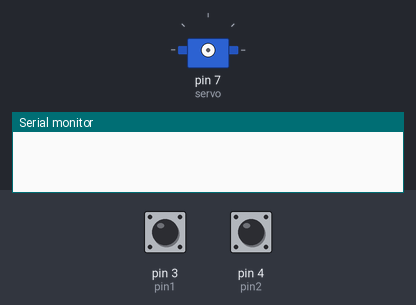
Simulated run of this sketch. Board: Arduino Uno, built with avr-gcc and run on an emulated ATmega328P. On the bench: servo, the last lines printed to the serial monitor. Wiring (inferred from the names in the program): servo: signal pin 7. The inputs (shaded band) are chosen by the test bench; at power-on: pin 4 (pin2) HIGH, pin 3 (pin1) HIGH. Servo pulses on a pin are drawn as a servo (544–2400 µs = 0–180°).

Above: at 1.2 s.
1.3 s: pin 4 (pin2) driven LOW
At 3.4 s:
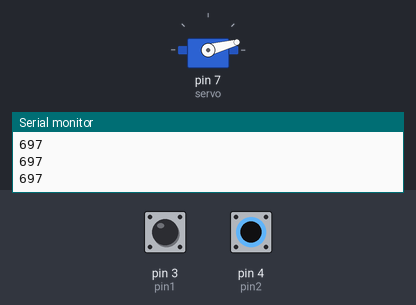
3.7 s: pin 3 (pin1) driven LOW
At 4.3 s:
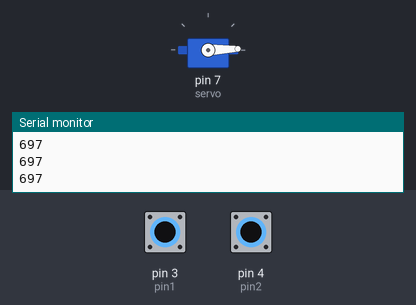
5.2 s: pin 3 (pin1) pulsed HIGH 2 times (0.12 s each, 0.3 s apart)
At 7.2 s:
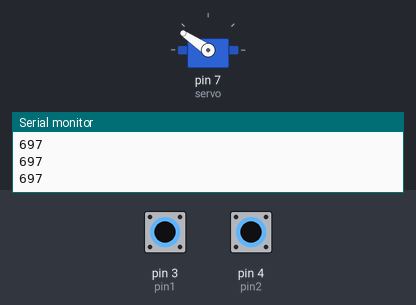
7.7 s: pin 4 (pin2) pulsed HIGH 2 times (0.12 s each, 0.3 s apart)
At 8.2 s:
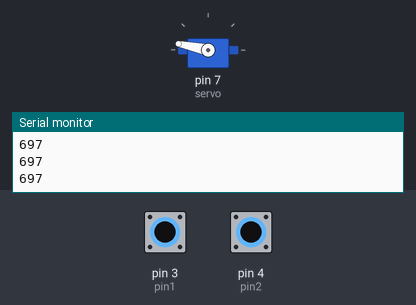
Timing chart, 0 to 10.7 s (numbered marks = the images above; inputs shaded):
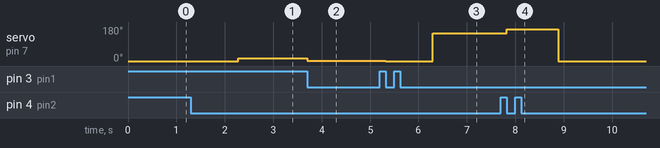

The sketch:

Servomotores.ino
```cpp
int pin1=3;
int pin2=4;
int servo=7;
int estadoactual2=0;
int estadoanterior2=1;
int estadoactual1=0;
int estadoanterior1=1;
int contador=0;
int contador2=0;
int horario=131.6;//170.83;
int antihorario=227.77;
int angulo=0;
void setup()
{
Serial.begin(9600);  // Abre la conexión con el puerto de serie
// Todos los pines en modo salida
pinMode(pin1, INPUT);
pinMode(pin2, INPUT);
pinMode(servo,OUTPUT);
}

void loop(){
estadoactual1=digitalRead(pin1);
estadoactual2=digitalRead(pin2);
//Serial.print(estadoactual);
//Serial.println(estadoanterior);
if (estadoactual1!= estadoanterior1) {
 if (estadoactual1 == 0) {
  contador++;
  if (contador==1 && contador2==0){
      angulo=2050;
      for (int Hz =0; Hz < 50 ;Hz++){     // repetimos la instruccion 50 veces
      digitalWrite (servo,HIGH);
      delayMicroseconds(angulo);
      digitalWrite (servo,LOW);
      delay(19);
     }
    angulo=angulo-horario;
     for (int Hz =0; Hz < 50 ;Hz++){     // repetimos la instruccion 50 veces
      digitalWrite (servo,HIGH);
      delayMicroseconds(angulo);
      digitalWrite (servo,LOW);
      delay(19);
     }
  }else{
     angulo=angulo-horario;
      for (int Hz =0; Hz < 50 ;Hz++){     // repetimos la instruccion 50 veces
      digitalWrite (servo,HIGH);
      delayMicroseconds(angulo);
      digitalWrite (servo,LOW);
      delay(19);
     }
     }
 }

estadoanterior1=estadoactual1;
}

if (estadoactual2!= estadoanterior2) {
 if (estadoactual2 == 0) {
  contador2++;
  if (contador2==1&& contador==0){
      angulo=470;
      for (int Hz =0; Hz < 50 ;Hz++){     // repetimos la instruccion 50 veces
      digitalWrite (servo,HIGH);
      delayMicroseconds(angulo);
      digitalWrite (servo,LOW);
      delay(19);
     }
    angulo=angulo+antihorario;
     for (int Hz =0; Hz < 50 ;Hz++){     // repetimos la instruccion 50 veces
      digitalWrite (servo,HIGH);
      delayMicroseconds(angulo);
      digitalWrite (servo,LOW);
      delay(19);
     Serial.println(angulo);
     }
  }else{
     angulo=angulo+antihorario;
      for (int Hz =0; Hz < 50 ;Hz++){     // repetimos la instruccion 50 veces
      digitalWrite (servo,HIGH);
      delayMicroseconds(angulo);
      digitalWrite (servo,LOW);
      delay(19);
     }
     }
 }

estadoanterior2=estadoactual2;
}

if (angulo>=2051){
if (contador>1 || contador2>1){
 angulo=470;
 for (int Hz =0; Hz < 50 ;Hz++){     // repetimos la instruccion 50 veces
      digitalWrite (servo,HIGH);
      delayMicroseconds(angulo);
      digitalWrite (servo,LOW);
      delay(19);
     }
}
}

if (angulo<=469){
if (contador>1 || contador2>1){
 angulo=2050;
 for (int Hz =0; Hz < 50 ;Hz++){     // repetimos la instruccion 50 veces
      digitalWrite (servo,HIGH);
      delayMicroseconds(angulo);
      digitalWrite (servo,LOW);
      delay(19);
     }
}
}
}
```

Measured:
- after the input at 1.3 s, servo on pin 7 (servo): 0° → 15° after 0.97 s
- after the input at 3.7 s, servo on pin 7 (servo): 15° → 2° at once
- after the input at 5.2 s, servo on pin 7 (servo): 2° → 0° after 0.12 s, → 146° 0.97 s later
- after the input at 7.7 s, servo on pin 7 (servo): 146° → 168° after 0.12 s, → 0° 1.1 s later
